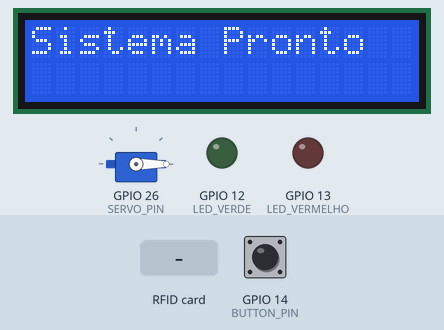
A sketch run on a simulated ESP32. On the bench: servo, 16×2 character LCD, output pins drawn as LEDs (lit = HIGH). The test bench sets the inputs (shaded band); at power-on: GPIO 14 (BUTTON_PIN) LOW. EEPROM starts erased.

Above: at 0.2 s.
3.4 s: RFID card 5E 7A 19 C4 held to the reader
At 4.0 s:
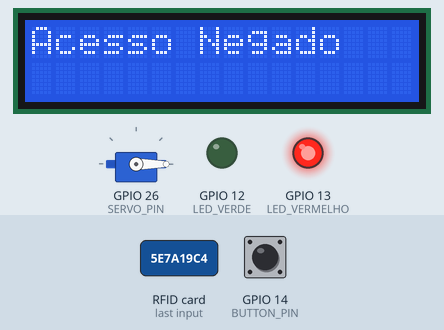
6.4 s: GPIO 14 (BUTTON_PIN) pulled HIGH for 0.15 s
At 7.4 s:
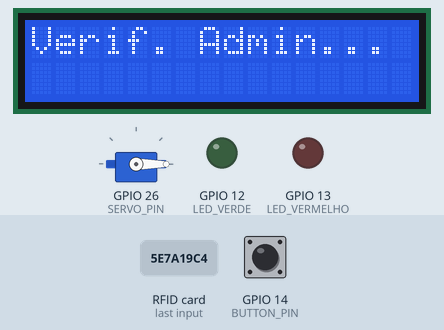
8.0 s: RFID card 5E 7A 19 C4 held to the reader
At 8.6 s:
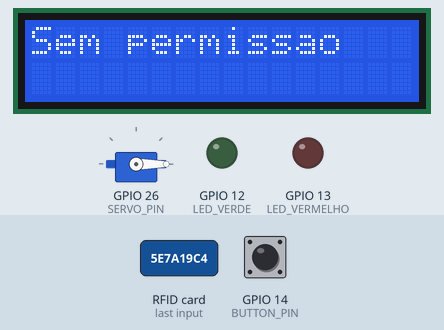
11.0 s: GPIO 14 (BUTTON_PIN) pulled HIGH for 1 s
At 12.0 s:
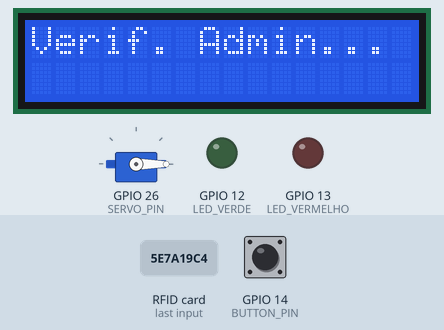
Timing chart, 0 to 14.0 s (numbered marks = the images above; inputs shaded):
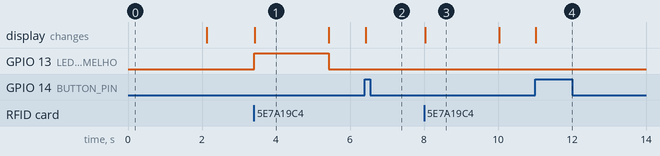

Measured:
- after the input at 3.4 s, GPIO 13 (LED_VERMELHO): LOW → HIGH at once, → LOW 2.0 s later; the display: changes at once (image 1)
- after the input at 6.4 s, the display: changes at once (image 2)
- after the input at 8.0 s, the display: changes at once (image 3)
- after the input at 11.0 s, the display: changes at once (image 4)
- what the display in image 1 shows lasts 2.0 s, from 3.4 s to 5.4 s

The sketch:

main.ino
```cpp
// Bibliotecas necessárias
#include <SPI.h>
#include <MFRC522.h>
#include <Preferences.h>
#include <ESP32Servo.h>
#include <LiquidCrystal_I2C.h>
// Definições de pinos
#define SS_PIN 5
#define RST_PIN 4
#define LED_VERDE 12
#define LED_VERMELHO 13
#define SERVO_PIN 26
#define BUTTON_PIN 14
// Constantes
#define ACESSO_COMUM 1
#define ACESSO_ADMIN 2
// Instâncias de objetos
MFRC522 rfid(SS_PIN, RST_PIN);
Preferences memoria;
Servo servo;
LiquidCrystal_I2C lcd(0x27, 16, 2);
// Variáveis globais
String cardID = "";
int tentativas = 0;
// Funções auxiliares
bool RFIDRead() {
if (!rfid.PICC_IsNewCardPresent() || !rfid.PICC_ReadCardSerial()) return false;
cardID = "";
for (byte i = 0; i < rfid.uid.size; i++) {
cardID += String(rfid.uid.uidByte[i] < 0x10 ? "0" : "");
cardID += String(rfid.uid.uidByte[i], HEX);
}
cardID.toUpperCase();
rfid.PICC_HaltA();
return true;
}
int verificarCartao(String id) {
String valor = memoria.getString(id.c_str(), "");
if (valor == "1") return ACESSO_COMUM;
if (valor == "2") return ACESSO_ADMIN;
return 0;
}
void SaveCardID(String id, String nivel) {
memoria.putString(id.c_str(), nivel);
}
void DeleteCardID(String id) {
memoria.remove(id.c_str());
}
void concederAcesso() {
digitalWrite(LED_VERDE, HIGH);
lcd.clear();
lcd.print("Acesso Liberado");
servo.write(180);
delay(2000);
servo.write(0);
digitalWrite(LED_VERDE, LOW);
lcd.clear();
}
void negarAcesso() {
digitalWrite(LED_VERMELHO, HIGH);
lcd.clear();
lcd.print("Acesso Negado");
delay(2000);
digitalWrite(LED_VERMELHO, LOW);
lcd.clear();
}
void modoAdministrador() {
lcd.clear();
lcd.print("Modo ADMIN");
lcd.setCursor(0, 1);
lcd.print("Aprox. um cartao");
while (true) {
    if (!RFIDRead()) continue;
    int nivel = verificarCartao(cardID);

    if (nivel == ACESSO_COMUM || nivel == ACESSO_ADMIN) {
      DeleteCardID(cardID);
      lcd.clear();
      lcd.print("Cartao removido");
    } else {
      if (digitalRead(BUTTON_PIN)) {
        SaveCardID(cardID, "2");
        lcd.clear();
        lcd.print("Admin cadastrado");
      } else {
        SaveCardID(cardID, "1");
        lcd.clear();
        lcd.print("Comum cadastrado");
      }
    }
    delay(2000);
    lcd.clear();
    break;
  }
}

void setup() {
  Serial.begin(115200);
  SPI.begin();
  rfid.PCD_Init();
  memoria.begin("Cards", false);
  pinMode(LED_VERDE, OUTPUT);
  pinMode(LED_VERMELHO, OUTPUT);
  pinMode(BUTTON_PIN, INPUT);
  servo.attach(SERVO_PIN);
  servo.write(0);
  lcd.init();
  lcd.backlight();
  lcd.setCursor(0, 0);
  lcd.print("Sistema Pronto");
  delay(2000);
  lcd.clear();
}

void loop() {
  if (digitalRead(BUTTON_PIN)) {
    lcd.clear();
    lcd.print("Verif. Admin...");
    while (!RFIDRead());
    if (verificarCartao(cardID) == ACESSO_ADMIN) {
      modoAdministrador();
    } else {
      lcd.clear();
      lcd.print("Sem permissao");
      delay(2000);
      lcd.clear();
    }
  }
if (!RFIDRead()) return;
int nivel = verificarCartao(cardID);
if (nivel != 0) {
concederAcesso();
tentativas = 0; // zera tentativas
} else {
negarAcesso();
tentativas++;
}
}
```
